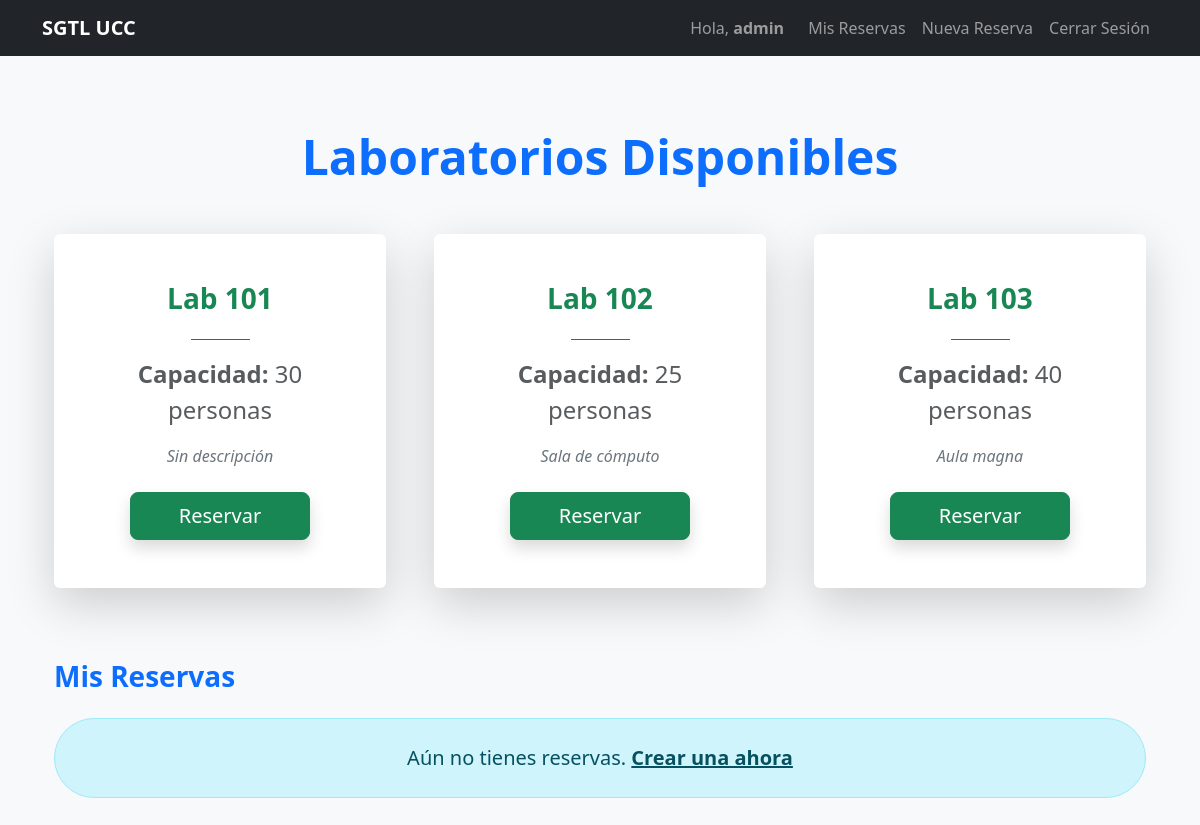
The app's page / (signed in) with its own data.
### core/models.py (models this page shows, shortened)
class Laboratorio(models.Model):
    nombre = models.CharField(max_length=100, unique=True)
    capacidad = models.PositiveIntegerField(default=30)
    descripcion = models.TextField(blank=True)
    activo = models.BooleanField(default=True)

### core/views.py (the view)
# urls.py: path('', views.home, name='home'),
@login_required
def home(request):
    laboratorios = Laboratorio.objects.all().order_by('nombre')
    mis_reservas = Reserva.objects.filter(
        usuario=request.user
    ).order_by('-fecha_inicio')  # Más reciente primero
    context = {
        'laboratorios': laboratorios,
        'mis_reservas': mis_reservas,
    }
    return render(request, 'home.html', context)

### templates/home.html (shortened to what this page needs)
{% extends 'base.html' %}
{% load static %}
{% block content %}
<div class="container py-5">
    <h2 class="text-center mb-5 text-primary fw-bold display-5">Laboratorios Disponibles</h2>
    {% if laboratorios %}
        <div class="row g-5 justify-content-center">
            {% for lab in laboratorios %}
                <div class="col-md-6 col-lg-4">
                    <div class="card h-100 shadow-lg border-0 text-center hover-lift">
                        <div class="card-body p-5">
                            <h3 class="text-success fw-bold mb-4">{{ lab.nombre }}</h3>
                            <hr class="w-25 mx-auto bg-success opacity-75">
                            <p class="fs-4 text-muted mb-3">
                                <strong>Capacidad:</strong> {{ lab.capacidad }} personas
                            </p>
                            <p class="text-secondary mb-4 fst-italic">
                                {{ lab.descripcion|default:"Sin descripción" }}
                            </p>
                            <a href="{% url 'crear_reserva' %}" class="btn btn-success btn-lg px-5 shadow">
                                Reservar
                            </a>
                        </div>
                    </div>
                </div>
            {% endfor %}
        </div>
    {% else %}
        <div class="alert alert-warning text-center fs-3">
            No hay laboratorios registrados aún.
        </div>
    {% endif %}
    <div class="mt-5 pt-4">
        <h3 class="text-primary fw-bold mb-4">Mis Reservas</h3>
        {% if mis_reservas %}
            <div class="row g-3">
                {% for r in mis_reservas %}
                    <div class="col-12 col-lg-6">
                        <div class="card border-success shadow-sm h-100">
                            <div class="card-body d-flex justify-content-between align-items-center">
                                <div>
                                    <h5 class="mb-1 text-success">{{ r.laboratorio.nombre }}</h5>
                                    <p class="mb-1 text-muted">
                                        {{ r.fecha_inicio|date:"d/m/Y H:i" }} → {{ r.fecha_fin|date:"d/m/Y H:i" }}
                                    </p>
                                    <small class="text-secondary">
                                        {{ r.cantidad_personas }} persona{{ r.cantidad_personas|pluralize }}
                                        {% if r.equipo %} • {{ r.equipo.nombre }}{% endif %}
                                    </small>
                                </div>
                                <div class="text-end">
                                    <span class="badge bg-success fs-6 px-3 py-2">
                                        {{ r.get_estado_display }}
                                    </span>
                                </div>
                            </div>
                        </div>
                    </div>
                {% endfor %}
            </div>
        {% else %}
            <div class="alert alert-info rounded-pill text-center p-4 fs-5">
                Aún no tienes reservas.
                <a href="{% url 'crear_reserva' %}" class="alert-link fw-bold">Crear una ahora</a>
            </div>
        {% endif %}
    </div>
</div>
{% endblock %}

### templates/base.html (shortened to what this page needs)
<!DOCTYPE html>
<html lang="es">
<head>
    <link href="https://cdn.jsdelivr.net/npm/bootstrap@5.3.3/dist/css/bootstrap.min.css" rel="stylesheet">
    <link href="https://cdnjs.cloudflare.com/ajax/libs/font-awesome/6.5.0/css/all.min.css" rel="stylesheet">
</head>
<body class="bg-light">
    <nav class="navbar navbar-expand-lg navbar-dark bg-dark">
        <div class="container">
            <a class="navbar-brand fw-bold" href="{% url 'home' %}">SGTL UCC</a>
            <div class="navbar-nav ms-auto">
                {% if user.is_authenticated %}
                    <span class="navbar-text me-3">Hola, <strong>{{ user.username }}</strong></span>
                    <a class="nav-link" href="{% url 'mis_reservas' %}">Mis Reservas</a>
                    <a class="nav-link" href="{% url 'crear_reserva' %}">Nueva Reserva</a>
                    <a class="nav-link" href="{% url 'logout' %}">Cerrar Sesión</a>
                {% else %}
                    <a class="nav-link" href="{% url 'login' %}">Iniciar Sesión</a>
                    <a class="nav-link" href="{% url 'registro' %}">Registrarse</a>
                {% endif %}
            </div>
        </div>
    </nav>
    <div class="container mt-4">
        {% block content %}{% endblock %}
    </div>
</body>
</html>

### templates/home.html (style rules this page uses)
.card { transition: all 0.4s ease; }

### records on screen
Laboratorio: nombre "Lab 101", capacidad "30", descripcion "Sin descripción"
Laboratorio: nombre "Lab 102", capacidad "25", descripcion "Sala de cómputo"
Laboratorio: nombre "Lab 103", capacidad "40", descripcion "Aula magna"

### other values on screen
{{ user.username }} "admin"
